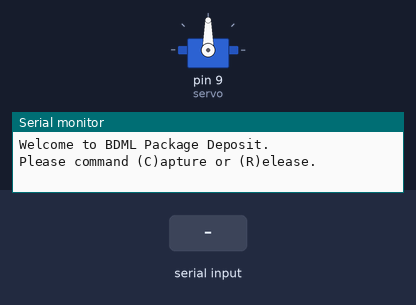
This sketch was run on a simulated Arduino Uno, built with avr-gcc and run on an emulated ATmega328P. On the bench: servo, the last lines printed to the serial monitor. The test bench sets the inputs (shaded band).

Above: at 1.2 s.
1.3 s: "c" received over Serial
At 2.5 s:
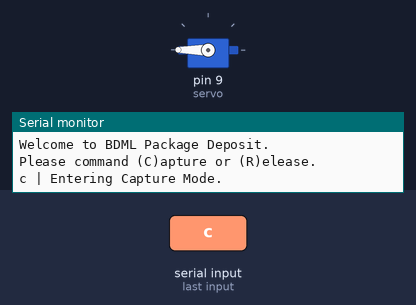
2.8 s: "r" received over Serial
At 3.9 s:
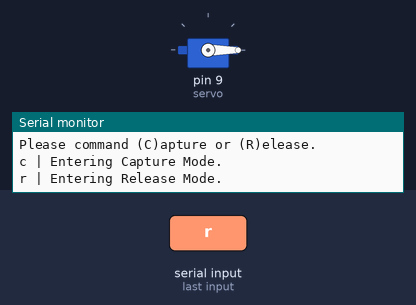
Timing chart, 0 to 5.8 s (numbered marks = the images above; inputs shaded):
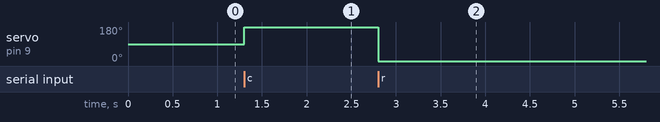

The sketch:

BT_ServoSketch.ino
```cpp
#include <Servo.h>
#include <stdio.h>
#include <ctype.h>

#define servoPin 3
#define CAPTURE_MODE 180
#define RELEASE_MODE 0

Servo servo;

char serialMessage;

void setup() {
  Serial.begin(57600);    //begin serial
  servo.attach(9);  // attaches the servo on pin 9 to the servo object
  Serial.write("Welcome to BDML Package Deposit.");
  Serial.println("");
  Serial.write("Please command (C)apture or (R)elease.");
  Serial.println("");
}

void loop()
{
  if (Serial.available())
  {
      serialMessage = tolower(Serial.read());
      if(serialMessage == 'c' ){
        servo.write(CAPTURE_MODE);
        Serial.write(serialMessage);
        Serial.write(" | Entering Capture Mode.");
        Serial.println("");
     }
     else if(serialMessage == 'r'){
        servo.write(RELEASE_MODE);
        Serial.write(serialMessage);
        Serial.write(" | Entering Release Mode.");
        Serial.println("");
     }
     else{
      Serial.write("Please command (C)apture or (R)elease.");
      Serial.println("");
     }
  }
}
```

Measured:
- after the input at 1.3 s, servo on pin 9 (servo): 90° → 180° at once
- after the input at 2.8 s, servo on pin 9 (servo): 180° → 0° at once
